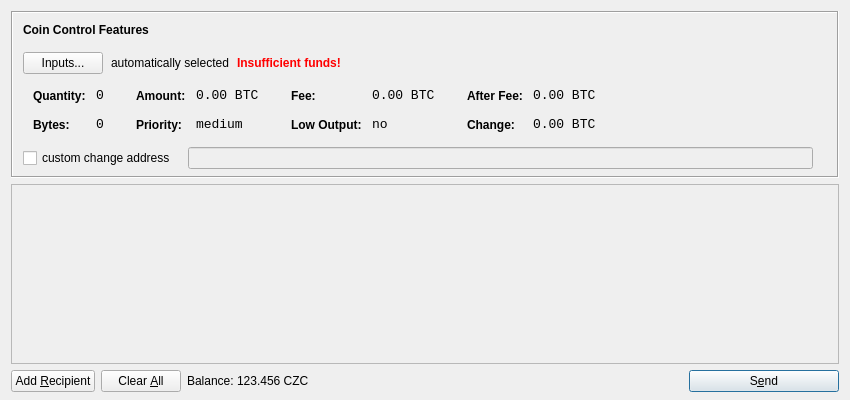
<?xml version="1.0" encoding="UTF-8"?>
<ui version="4.0">
 <class>SendCoinsDialog</class>
 <widget class="QDialog" name="SendCoinsDialog">
  <property name="geometry">
   <rect>
    <x>0</x>
    <y>0</y>
    <width>850</width>
    <height>400</height>
   </rect>
  </property>
  <property name="windowTitle">
   <string>Send Coins</string>
  </property>
  <layout class="QVBoxLayout" name="verticalLayout" stretch="0,1,0">
   <property name="bottomMargin">
    <number>8</number>
   </property>
   <item>
    <widget class="QFrame" name="frameCoinControl">
     <property name="sizePolicy">
      <sizepolicy hsizetype="Expanding" vsizetype="Expanding">
       <horstretch>0</horstretch>
       <verstretch>0</verstretch>
      </sizepolicy>
     </property>
     <property name="maximumSize">
      <size>
       <width>16777215</width>
       <height>16777215</height>
      </size>
     </property>
     <property name="frameShape">
      <enum>QFrame::Box</enum>
     </property>
     <property name="frameShadow">
      <enum>QFrame::Sunken</enum>
     </property>
     <layout class="QVBoxLayout" name="verticalLayoutCoinControl2">
      <property name="spacing">
       <number>-1</number>
      </property>
      <property name="leftMargin">
       <number>0</number>
      </property>
      <property name="topMargin">
       <number>0</number>
      </property>
      <property name="rightMargin">
       <number>0</number>
      </property>
      <property name="bottomMargin">
       <number>6</number>
      </property>
      <item>
       <layout class="QVBoxLayout" name="verticalLayoutCoinControl" stretch="0,0,0,0,1">
        <property name="spacing">
         <number>0</number>
        </property>
        <property name="leftMargin">
         <number>10</number>
        </property>
        <property name="topMargin">
         <number>10</number>
        </property>
        <item>
         <layout class="QHBoxLayout" name="horizontalLayoutCoinControl1">
          <property name="bottomMargin">
           <number>15</number>
          </property>
          <item>
           <widget class="QLabel" name="labelCoinControlFeatures">
            <property name="sizePolicy">
             <sizepolicy hsizetype="Preferred" vsizetype="Maximum">
              <horstretch>0</horstretch>
              <verstretch>0</verstretch>
             </sizepolicy>
            </property>
            <property name="font">
             <font>
              <weight>75</weight>
              <bold>true</bold>
             </font>
            </property>
            <property name="styleSheet">
             <string notr="true">font-weight:bold;</string>
            </property>
            <property name="text">
             <string>Coin Control Features</string>
            </property>
           </widget>
          </item>
         </layout>
        </item>
        <item>
         <layout class="QHBoxLayout" name="horizontalLayoutCoinControl2" stretch="0,0,0,0">
          <property name="spacing">
           <number>8</number>
          </property>
          <property name="bottomMargin">
           <number>10</number>
          </property>
          <item>
           <widget class="QPushButton" name="pushButtonCoinControl">
            <property name="styleSheet">
             <string notr="true"/>
            </property>
            <property name="text">
             <string>Inputs...</string>
            </property>
           </widget>
          </item>
          <item>
           <widget class="QLabel" name="labelCoinControlAutomaticallySelected">
            <property name="text">
             <string>automatically selected</string>
            </property>
            <property name="margin">
             <number>5</number>
            </property>
           </widget>
          </item>
          <item>
           <widget class="QLabel" name="labelCoinControlInsuffFunds">
            <property name="font">
             <font>
              <weight>75</weight>
              <bold>true</bold>
             </font>
            </property>
            <property name="styleSheet">
             <string notr="true">color:red;font-weight:bold;</string>
            </property>
            <property name="text">
             <string>Insufficient funds!</string>
            </property>
            <property name="margin">
             <number>5</number>
            </property>
           </widget>
          </item>
          <item>
           <spacer name="horizontalSpacerCoinControl">
            <property name="orientation">
             <enum>Qt::Horizontal</enum>
            </property>
            <property name="sizeHint" stdset="0">
             <size>
              <width>40</width>
              <height>1</height>
             </size>
            </property>
           </spacer>
          </item>
         </layout>
        </item>
        <item>
         <widget class="QWidget" name="widgetCoinControl" native="true">
          <property name="sizePolicy">
           <sizepolicy hsizetype="Preferred" vsizetype="Preferred">
            <horstretch>0</horstretch>
            <verstretch>0</verstretch>
           </sizepolicy>
          </property>
          <property name="minimumSize">
           <size>
            <width>0</width>
            <height>0</height>
           </size>
          </property>
          <property name="styleSheet">
           <string notr="true"/>
          </property>
          <layout class="QHBoxLayout" name="horizontalLayoutCoinControl5">
           <property name="margin">
            <number>0</number>
           </property>
           <item>
            <layout class="QHBoxLayout" name="horizontalLayoutCoinControl3" stretch="0,0,0,1">
             <property name="spacing">
              <number>20</number>
             </property>
             <property name="topMargin">
              <number>0</number>
             </property>
             <property name="bottomMargin">
              <number>10</number>
             </property>
             <item>
              <layout class="QFormLayout" name="formLayoutCoinControl1">
               <property name="horizontalSpacing">
                <number>10</number>
               </property>
               <property name="verticalSpacing">
                <number>14</number>
               </property>
               <property name="leftMargin">
                <number>10</number>
               </property>
               <property name="topMargin">
                <number>4</number>
               </property>
               <property name="rightMargin">
                <number>6</number>
               </property>
               <item row="0" column="0">
                <widget class="QLabel" name="labelCoinControlQuantityText">
                 <property name="styleSheet">
                  <string notr="true">font-weight:bold;</string>
                 </property>
                 <property name="text">
                  <string>Quantity:</string>
                 </property>
                 <property name="margin">
                  <number>0</number>
                 </property>
                </widget>
               </item>
               <item row="0" column="1">
                <widget class="QLabel" name="labelCoinControlQuantity">
                 <property name="font">
                  <font>
                   <family>Monospace</family>
                   <pointsize>10</pointsize>
                  </font>
                 </property>
                 <property name="cursor">
                  <cursorShape>IBeamCursor</cursorShape>
                 </property>
                 <property name="contextMenuPolicy">
                  <enum>Qt::ActionsContextMenu</enum>
                 </property>
                 <property name="text">
                  <string notr="true">0</string>
                 </property>
                 <property name="margin">
                  <number>0</number>
                 </property>
                 <property name="textInteractionFlags">
                  <set>Qt::LinksAccessibleByMouse|Qt::TextSelectableByKeyboard|Qt::TextSelectableByMouse</set>
                 </property>
                </widget>
               </item>
               <item row="1" column="0">
                <widget class="QLabel" name="labelCoinControlBytesText">
                 <property name="styleSheet">
                  <string notr="true">font-weight:bold;</string>
                 </property>
                 <property name="text">
                  <string>Bytes:</string>
                 </property>
                </widget>
               </item>
               <item row="1" column="1">
                <widget class="QLabel" name="labelCoinControlBytes">
                 <property name="font">
                  <font>
                   <family>Monospace</family>
                   <pointsize>10</pointsize>
                  </font>
                 </property>
                 <property name="cursor">
                  <cursorShape>IBeamCursor</cursorShape>
                 </property>
                 <property name="contextMenuPolicy">
                  <enum>Qt::ActionsContextMenu</enum>
                 </property>
                 <property name="text">
                  <string notr="true">0</string>
                 </property>
                 <property name="textInteractionFlags">
                  <set>Qt::LinksAccessibleByMouse|Qt::TextSelectableByKeyboard|Qt::TextSelectableByMouse</set>
                 </property>
                </widget>
               </item>
              </layout>
             </item>
             <item>
              <layout class="QFormLayout" name="formLayoutCoinControl2">
               <property name="horizontalSpacing">
                <number>10</number>
               </property>
               <property name="verticalSpacing">
                <number>14</number>
               </property>
               <property name="leftMargin">
                <number>6</number>
               </property>
               <property name="topMargin">
                <number>4</number>
               </property>
               <property name="rightMargin">
                <number>6</number>
               </property>
               <item row="0" column="0">
                <widget class="QLabel" name="labelCoinControlAmountText">
                 <property name="styleSheet">
                  <string notr="true">font-weight:bold;</string>
                 </property>
                 <property name="text">
                  <string>Amount:</string>
                 </property>
                 <property name="margin">
                  <number>0</number>
                 </property>
                </widget>
               </item>
               <item row="0" column="1">
                <widget class="QLabel" name="labelCoinControlAmount">
                 <property name="font">
                  <font>
                   <family>Monospace</family>
                   <pointsize>10</pointsize>
                  </font>
                 </property>
                 <property name="cursor">
                  <cursorShape>IBeamCursor</cursorShape>
                 </property>
                 <property name="contextMenuPolicy">
                  <enum>Qt::ActionsContextMenu</enum>
                 </property>
                 <property name="text">
                  <string notr="true">0.00 BTC</string>
                 </property>
                 <property name="textInteractionFlags">
                  <set>Qt::LinksAccessibleByMouse|Qt::TextSelectableByKeyboard|Qt::TextSelectableByMouse</set>
                 </property>
                </widget>
               </item>
               <item row="1" column="0">
                <widget class="QLabel" name="labelCoinControlPriorityText">
                 <property name="styleSheet">
                  <string notr="true">font-weight:bold;</string>
                 </property>
                 <property name="text">
                  <string>Priority:</string>
                 </property>
                </widget>
               </item>
               <item row="1" column="1">
                <widget class="QLabel" name="labelCoinControlPriority">
                 <property name="font">
                  <font>
                   <family>Monospace</family>
                   <pointsize>10</pointsize>
                  </font>
                 </property>
                 <property name="cursor">
                  <cursorShape>IBeamCursor</cursorShape>
                 </property>
                 <property name="contextMenuPolicy">
                  <enum>Qt::ActionsContextMenu</enum>
                 </property>
                 <property name="text">
                  <string>medium</string>
                 </property>
                 <property name="textInteractionFlags">
                  <set>Qt::LinksAccessibleByMouse|Qt::TextSelectableByKeyboard|Qt::TextSelectableByMouse</set>
                 </property>
                </widget>
               </item>
              </layout>
             </item>
             <item>
              <layout class="QFormLayout" name="formLayoutCoinControl3">
               <property name="horizontalSpacing">
                <number>10</number>
               </property>
               <property name="verticalSpacing">
                <number>14</number>
               </property>
               <property name="leftMargin">
                <number>6</number>
               </property>
               <property name="topMargin">
                <number>4</number>
               </property>
               <property name="rightMargin">
                <number>6</number>
               </property>
               <item row="0" column="0">
                <widget class="QLabel" name="labelCoinControlFeeText">
                 <property name="styleSheet">
                  <string notr="true">font-weight:bold;</string>
                 </property>
                 <property name="text">
                  <string>Fee:</string>
                 </property>
                 <property name="margin">
                  <number>0</number>
                 </property>
                </widget>
               </item>
               <item row="0" column="1">
                <widget class="QLabel" name="labelCoinControlFee">
                 <property name="font">
                  <font>
                   <family>Monospace</family>
                   <pointsize>10</pointsize>
                  </font>
                 </property>
                 <property name="cursor">
                  <cursorShape>IBeamCursor</cursorShape>
                 </property>
                 <property name="contextMenuPolicy">
                  <enum>Qt::ActionsContextMenu</enum>
                 </property>
                 <property name="text">
                  <string notr="true">0.00 BTC</string>
                 </property>
                 <property name="textInteractionFlags">
                  <set>Qt::LinksAccessibleByMouse|Qt::TextSelectableByKeyboard|Qt::TextSelectableByMouse</set>
                 </property>
                </widget>
               </item>
               <item row="1" column="0">
                <widget class="QLabel" name="labelCoinControlLowOutputText">
                 <property name="styleSheet">
                  <string notr="true">font-weight:bold;</string>
                 </property>
                 <property name="text">
                  <string>Low Output:</string>
                 </property>
                </widget>
               </item>
               <item row="1" column="1">
                <widget class="QLabel" name="labelCoinControlLowOutput">
                 <property name="font">
                  <font>
                   <family>Monospace</family>
                   <pointsize>10</pointsize>
                  </font>
                 </property>
                 <property name="cursor">
                  <cursorShape>IBeamCursor</cursorShape>
                 </property>
                 <property name="contextMenuPolicy">
                  <enum>Qt::ActionsContextMenu</enum>
                 </property>
                 <property name="text">
                  <string>no</string>
                 </property>
                 <property name="textInteractionFlags">
                  <set>Qt::LinksAccessibleByMouse|Qt::TextSelectableByKeyboard|Qt::TextSelectableByMouse</set>
                 </property>
                </widget>
               </item>
              </layout>
             </item>
             <item>
              <layout class="QFormLayout" name="formLayoutCoinControl4">
               <property name="horizontalSpacing">
                <number>10</number>
               </property>
               <property name="verticalSpacing">
                <number>14</number>
               </property>
               <property name="leftMargin">
                <number>6</number>
               </property>
               <property name="topMargin">
                <number>4</number>
               </property>
               <property name="rightMargin">
                <number>6</number>
               </property>
               <item row="0" column="0">
                <widget class="QLabel" name="labelCoinControlAfterFeeText">
                 <property name="styleSheet">
                  <string notr="true">font-weight:bold;</string>
                 </property>
                 <property name="text">
                  <string>After Fee:</string>
                 </property>
                 <property name="margin">
                  <number>0</number>
                 </property>
                </widget>
               </item>
               <item row="0" column="1">
                <widget class="QLabel" name="labelCoinControlAfterFee">
                 <property name="font">
                  <font>
                   <family>Monospace</family>
                   <pointsize>10</pointsize>
                  </font>
                 </property>
                 <property name="cursor">
                  <cursorShape>IBeamCursor</cursorShape>
                 </property>
                 <property name="contextMenuPolicy">
                  <enum>Qt::ActionsContextMenu</enum>
                 </property>
                 <property name="text">
                  <string notr="true">0.00 BTC</string>
                 </property>
                 <property name="textInteractionFlags">
                  <set>Qt::LinksAccessibleByMouse|Qt::TextSelectableByKeyboard|Qt::TextSelectableByMouse</set>
                 </property>
                </widget>
               </item>
               <item row="1" column="0">
                <widget class="QLabel" name="labelCoinControlChangeText">
                 <property name="styleSheet">
                  <string notr="true">font-weight:bold;</string>
                 </property>
                 <property name="text">
                  <string>Change:</string>
                 </property>
                </widget>
               </item>
               <item row="1" column="1">
                <widget class="QLabel" name="labelCoinControlChange">
                 <property name="font">
                  <font>
                   <family>Monospace</family>
                   <pointsize>10</pointsize>
                  </font>
                 </property>
                 <property name="cursor">
                  <cursorShape>IBeamCursor</cursorShape>
                 </property>
                 <property name="contextMenuPolicy">
                  <enum>Qt::ActionsContextMenu</enum>
                 </property>
                 <property name="text">
                  <string notr="true">0.00 BTC</string>
                 </property>
                 <property name="textInteractionFlags">
                  <set>Qt::LinksAccessibleByMouse|Qt::TextSelectableByKeyboard|Qt::TextSelectableByMouse</set>
                 </property>
                </widget>
               </item>
              </layout>
             </item>
            </layout>
           </item>
          </layout>
         </widget>
        </item>
        <item>
         <layout class="QHBoxLayout" name="horizontalLayoutCoinControl4" stretch="0,0,0">
          <property name="spacing">
           <number>12</number>
          </property>
          <property name="sizeConstraint">
           <enum>QLayout::SetDefaultConstraint</enum>
          </property>
          <property name="topMargin">
           <number>5</number>
          </property>
          <property name="rightMargin">
           <number>5</number>
          </property>
          <item>
           <widget class="QCheckBox" name="checkBoxCoinControlChange">
            <property name="text">
             <string>custom change address</string>
            </property>
           </widget>
          </item>
          <item>
           <widget class="QLineEdit" name="lineEditCoinControlChange">
            <property name="enabled">
             <bool>false</bool>
            </property>
            <property name="sizePolicy">
             <sizepolicy hsizetype="Expanding" vsizetype="Fixed">
              <horstretch>0</horstretch>
              <verstretch>0</verstretch>
             </sizepolicy>
            </property>
           </widget>
          </item>
          <item>
           <widget class="QLabel" name="labelCoinControlChangeLabel">
            <property name="sizePolicy">
             <sizepolicy hsizetype="Preferred" vsizetype="Expanding">
              <horstretch>0</horstretch>
              <verstretch>0</verstretch>
             </sizepolicy>
            </property>
            <property name="minimumSize">
             <size>
              <width>0</width>
              <height>0</height>
             </size>
            </property>
            <property name="text">
             <string/>
            </property>
            <property name="margin">
             <number>3</number>
            </property>
           </widget>
          </item>
         </layout>
        </item>
        <item>
         <spacer name="verticalSpacerCoinControl">
          <property name="orientation">
           <enum>Qt::Vertical</enum>
          </property>
          <property name="sizeHint" stdset="0">
           <size>
            <width>800</width>
            <height>1</height>
           </size>
          </property>
         </spacer>
        </item>
       </layout>
      </item>
     </layout>
    </widget>
   </item>
   <item>
    <widget class="QScrollArea" name="scrollArea">
     <property name="widgetResizable">
      <bool>true</bool>
     </property>
     <widget class="QWidget" name="scrollAreaWidgetContents">
      <property name="geometry">
       <rect>
        <x>0</x>
        <y>0</y>
        <width>830</width>
        <height>165</height>
       </rect>
      </property>
      <layout class="QVBoxLayout" name="verticalLayout_2">
       <property name="margin">
        <number>0</number>
       </property>
       <item>
        <layout class="QVBoxLayout" name="entries">
         <property name="spacing">
          <number>6</number>
         </property>
        </layout>
       </item>
       <item>
        <spacer name="verticalSpacer">
         <property name="orientation">
          <enum>Qt::Vertical</enum>
         </property>
         <property name="sizeHint" stdset="0">
          <size>
           <width>20</width>
           <height>40</height>
          </size>
         </property>
        </spacer>
       </item>
      </layout>
     </widget>
    </widget>
   </item>
   <item>
    <layout class="QHBoxLayout" name="horizontalLayout">
     <item>
      <widget class="QPushButton" name="addButton">
       <property name="toolTip">
        <string>Send to multiple recipients at once</string>
       </property>
       <property name="text">
        <string>Add &amp;Recipient</string>
       </property>
       <property name="icon">
        <iconset resource="../bitcoin.qrc">
         <normaloff>:/icons/add</normaloff>:/icons/add</iconset>
       </property>
       <property name="autoDefault">
        <bool>false</bool>
       </property>
      </widget>
     </item>
     <item>
      <widget class="QPushButton" name="clearButton">
       <property name="sizePolicy">
        <sizepolicy hsizetype="Minimum" vsizetype="Fixed">
         <horstretch>0</horstretch>
         <verstretch>0</verstretch>
        </sizepolicy>
       </property>
       <property name="toolTip">
        <string>Remove all transaction fields</string>
       </property>
       <property name="text">
        <string>Clear &amp;All</string>
       </property>
       <property name="icon">
        <iconset resource="../bitcoin.qrc">
         <normaloff>:/icons/remove</normaloff>:/icons/remove</iconset>
       </property>
       <property name="autoRepeatDelay">
        <number>300</number>
       </property>
       <property name="autoDefault">
        <bool>false</bool>
       </property>
      </widget>
     </item>
     <item>
      <layout class="QHBoxLayout" name="horizontalLayout_2">
       <property name="spacing">
        <number>3</number>
       </property>
       <item>
        <widget class="QLabel" name="label">
         <property name="text">
          <string>Balance:</string>
         </property>
        </widget>
       </item>
       <item>
        <widget class="QLabel" name="labelBalance">
         <property name="cursor">
          <cursorShape>IBeamCursor</cursorShape>
         </property>
         <property name="text">
          <string>123.456 CZC</string>
         </property>
         <property name="textInteractionFlags">
          <set>Qt::LinksAccessibleByMouse|Qt::TextSelectableByKeyboard|Qt::TextSelectableByMouse</set>
         </property>
        </widget>
       </item>
      </layout>
     </item>
     <item>
      <spacer name="horizontalSpacer">
       <property name="orientation">
        <enum>Qt::Horizontal</enum>
       </property>
       <property name="sizeHint" stdset="0">
        <size>
         <width>40</width>
         <height>20</height>
        </size>
       </property>
      </spacer>
     </item>
     <item>
      <widget class="QPushButton" name="sendButton">
       <property name="minimumSize">
        <size>
         <width>150</width>
         <height>0</height>
        </size>
       </property>
       <property name="toolTip">
        <string>Confirm the send action</string>
       </property>
       <property name="text">
        <string>S&amp;end</string>
       </property>
       <property name="icon">
        <iconset resource="../bitcoin.qrc">
         <normaloff>:/icons/send</normaloff>:/icons/send</iconset>
       </property>
       <property name="default">
        <bool>true</bool>
       </property>
      </widget>
     </item>
    </layout>
   </item>
  </layout>
 </widget>
 <resources>
  <include location="../bitcoin.qrc"/>
 </resources>
 <connections/>
</ui>
